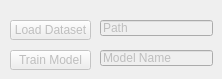
    <widget class="QWidget" name="tab_2">
     <property name="enabled">
      <bool>false</bool>
     </property>
     <attribute name="title">
      <string>Dataset Settings</string>
     </attribute>
     <widget class="QPushButton" name="loadDatasetButton">
      <property name="geometry">
       <rect>
        <x>10</x>
        <y>20</y>
        <width>81</width>
        <height>20</height>
       </rect>
      </property>
      <property name="text">
       <string>Load Dataset</string>
      </property>
     </widget>
     <widget class="QLineEdit" name="datasetPathEntry">
      <property name="geometry">
       <rect>
        <x>100</x>
        <y>20</y>
        <width>113</width>
        <height>16</height>
       </rect>
      </property>
      <property name="text">
       <string>Path</string>
      </property>
     </widget>
     <widget class="QPushButton" name="trainModelButton">
      <property name="enabled">
       <bool>false</bool>
      </property>
      <property name="geometry">
       <rect>
        <x>10</x>
        <y>50</y>
        <width>81</width>
        <height>20</height>
       </rect>
      </property>
      <property name="text">
       <string>Train Model</string>
      </property>
     </widget>
     <widget class="QLineEdit" name="modelNameEntry">
      <property name="geometry">
       <rect>
        <x>100</x>
        <y>50</y>
        <width>113</width>
        <height>16</height>
       </rect>
      </property>
      <property name="text">
       <string>Model Name</string>
      </property>
     </widget>
    </widget>
